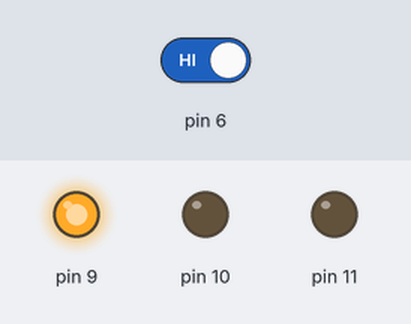
A sketch run on a simulated Arduino Uno, built with avr-gcc and run on an emulated ATmega328P. On the bench: output pins drawn as LEDs (lit = HIGH). The inputs (shaded band) are chosen by the test bench; at power-on: pin 6 HIGH.

Above: at 1.2 s.
1.3 s: pin 6 driven LOW
At 2.3 s:
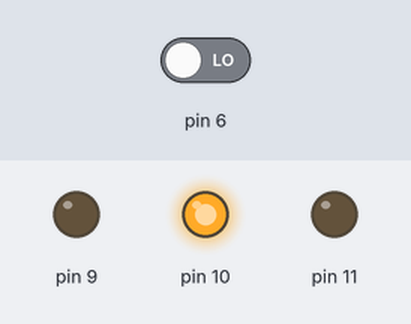
At 3.4 s:
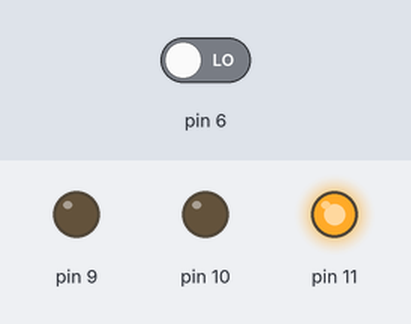
4.0 s: pin 6 driven HIGH
At 6.8 s:
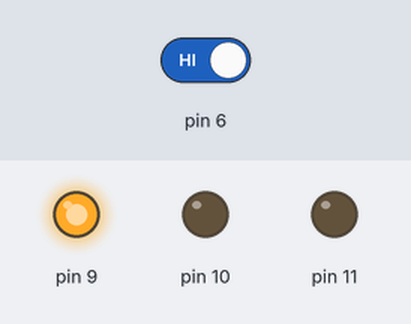
Timing chart, 0 to 8.3 s (numbered marks = the images above; inputs shaded):
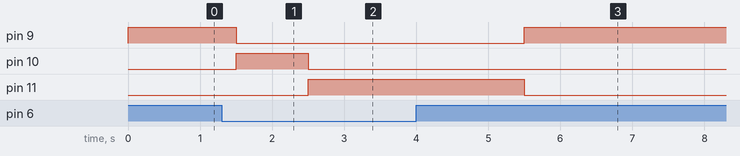

The sketch:

exercicio_06.ino
```cpp
void setup() {
  pinMode(11, OUTPUT);
  pinMode(10, OUTPUT);
  pinMode(9, OUTPUT);


  pinMode(6, INPUT);


}

void loop() {

  int liga = digitalRead(6);
  if (liga == 0) {

    delay(200);

    digitalWrite(9, LOW);  // desliga verde sinal

    digitalWrite(10, HIGH);  // amarelo sinal1
    delay(1000);
    digitalWrite(10, LOW);

    digitalWrite(11, HIGH);  // vermelho sinal
    delay(3000);
    digitalWrite(11, LOW);  // vermelho sinal


  } else {
    digitalWrite(9, HIGH);  // verde sinal

  }


}
```

Measured:
- after the input at 1.3 s, pin 9: HIGH → LOW after 0.20 s; pin 10: LOW → HIGH after 0.20 s, → LOW 1.0 s later; pin 11: LOW → HIGH after 1.2 s
- after the input at 4.0 s, pin 9: LOW → HIGH after 1.5 s; pin 10: stops changing and stays LOW; pin 11: goes on until 5.5 s, then stays LOW
